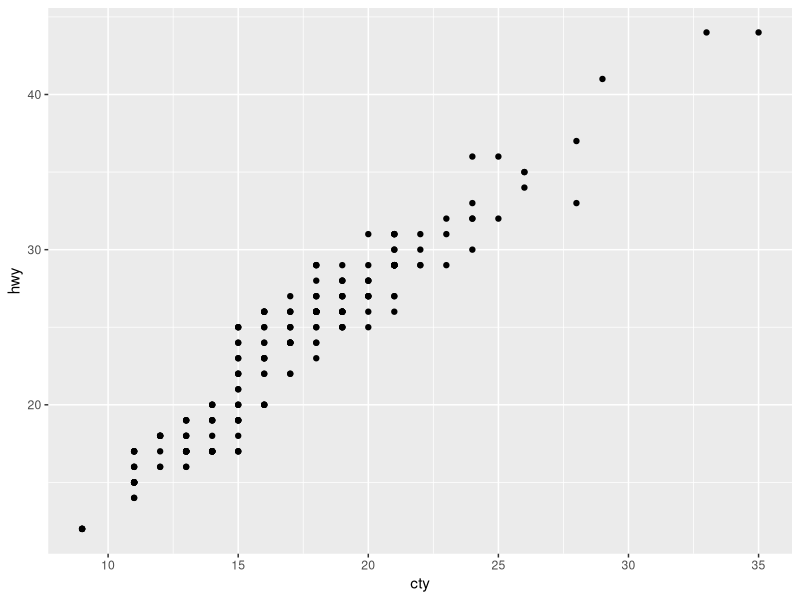
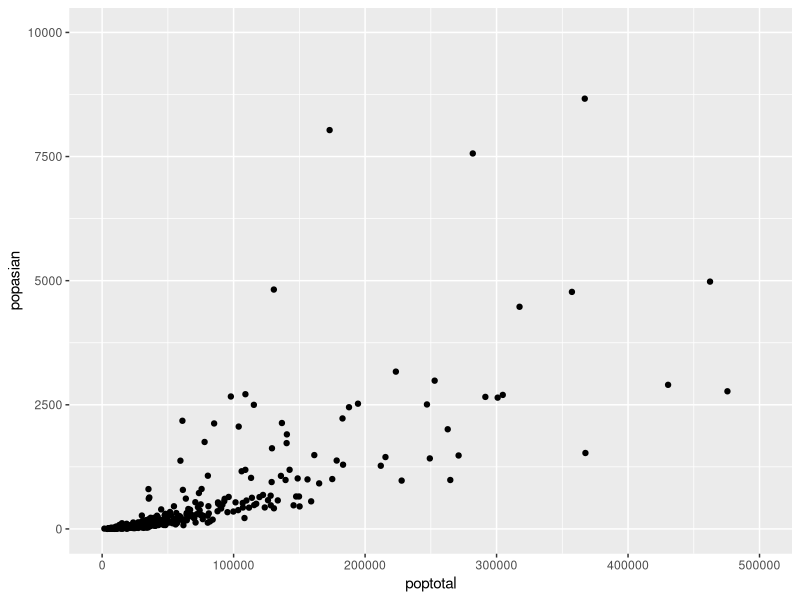
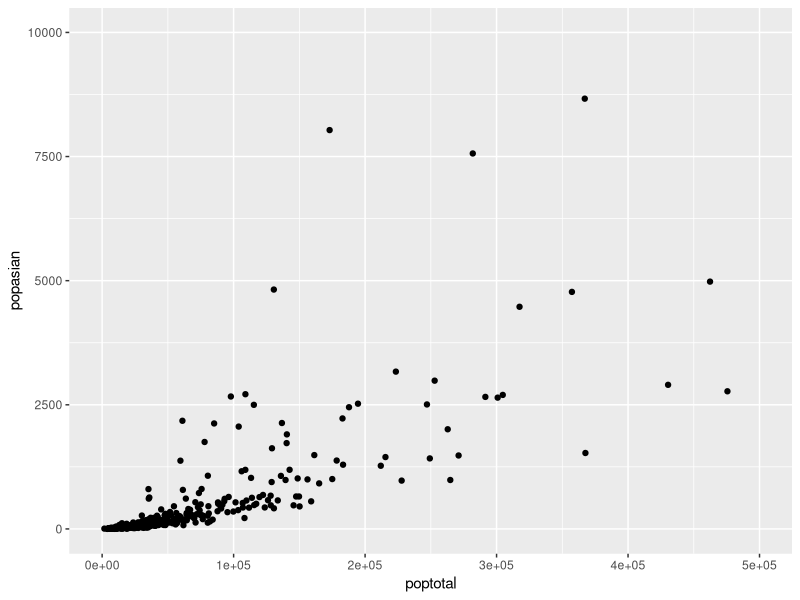

R code for these plots, in order:
library(ggplot2)
library(dplyr)

mpg <- as.data.frame(ggplot2::mpg)

#Q1
ggplot(data = mpg, aes(x = cty, y = hwy)) + geom_point()

#Q2
options(scipen = 99)
ggplot(data = midwest, aes(x = poptotal, y = popasian)) + geom_point() + xlim(0, 500000) + ylim(0, 10000)

options(scipen = 0)
ggplot(data = midwest, aes(x = poptotal, y = popasian)) + geom_point() + xlim(0, 500000) + ylim(0, 10000)
